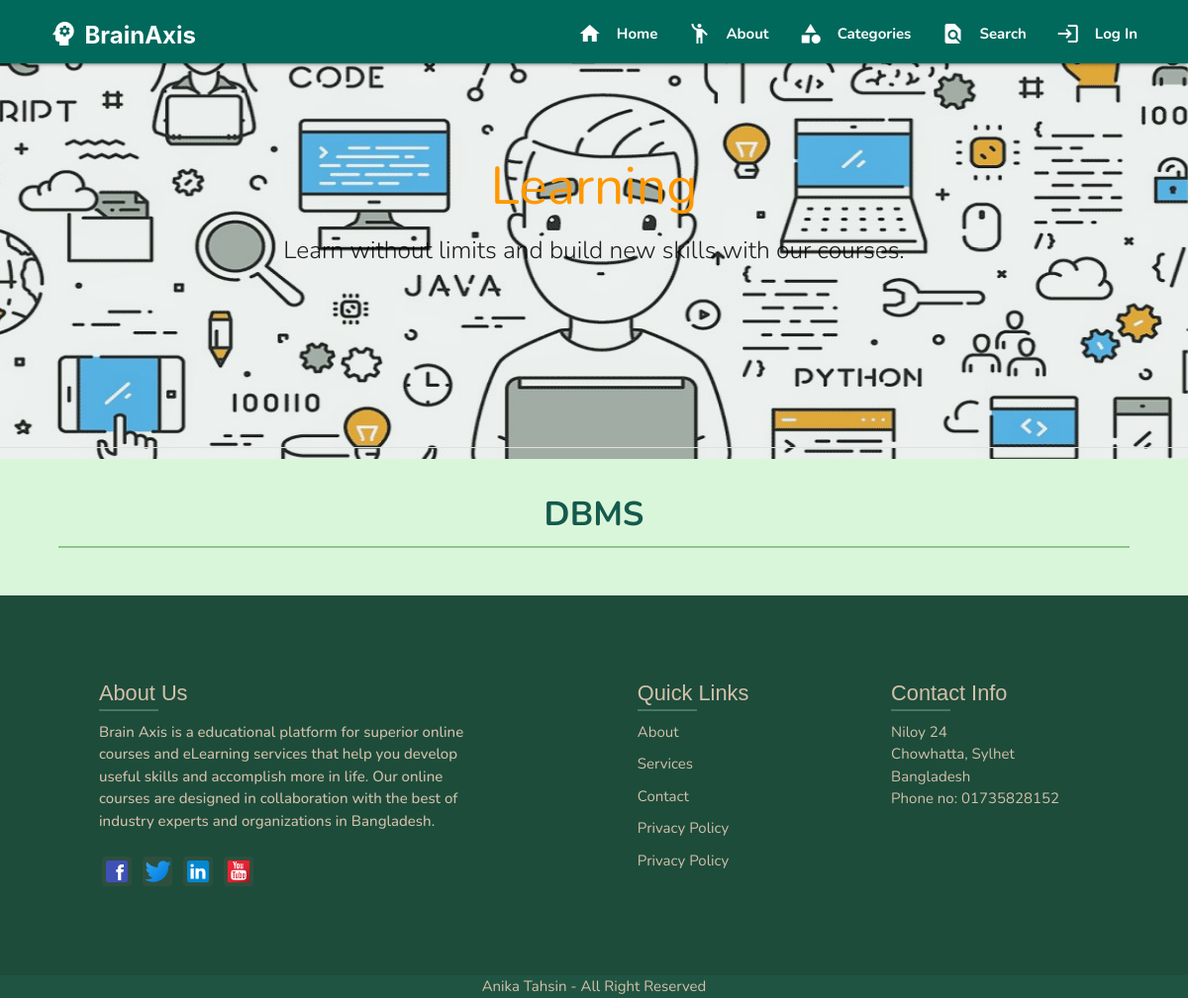
Page /course/categories/database-management-system on the earlier database version.
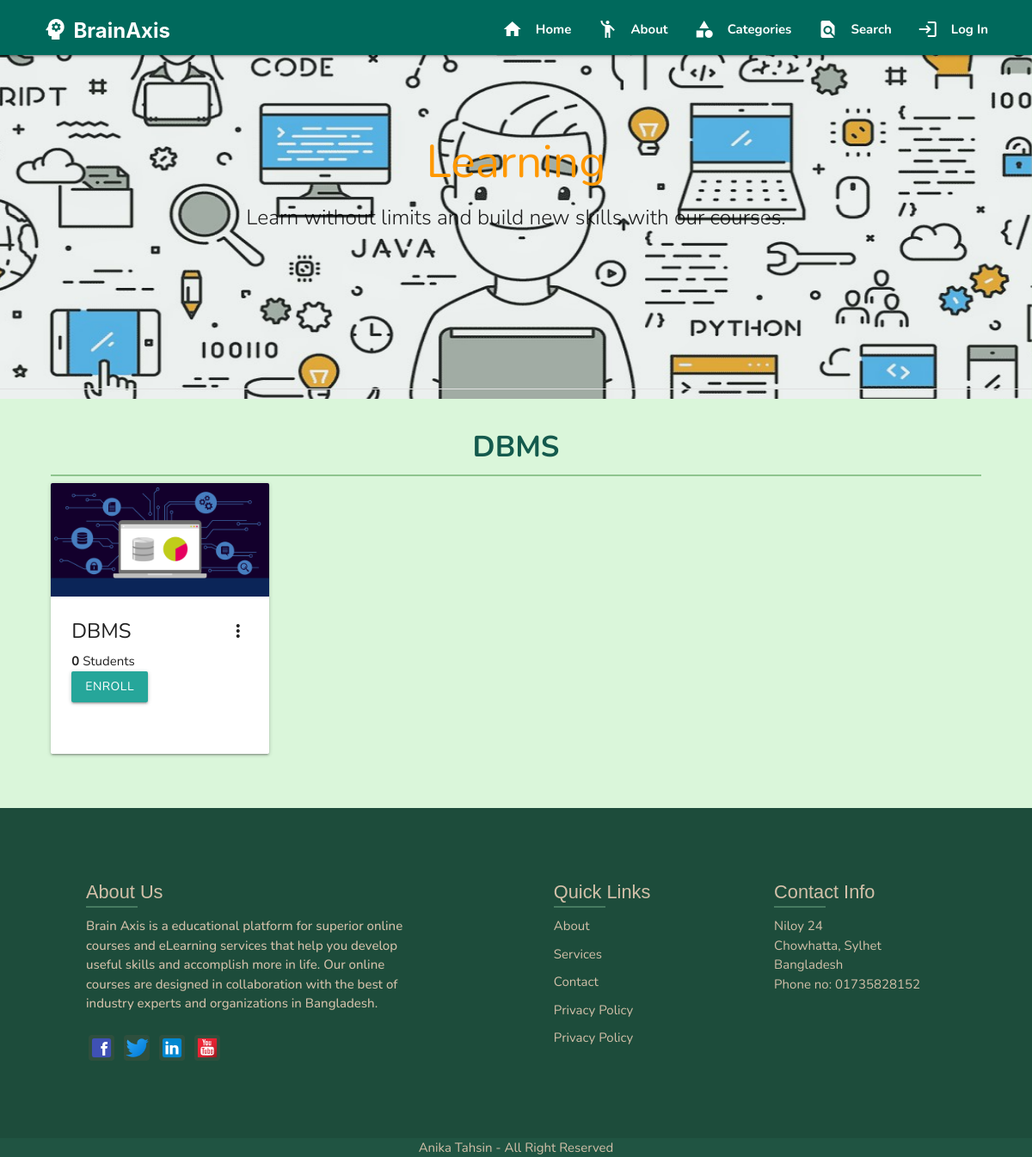
Same page on the later database version.
### classroom/models.py (models this page shows, shortened)
class Course(models.Model):
	id = models.UUIDField(primary_key=True, default=uuid.uuid4, editable=False)
	picture = models.ImageField(upload_to=user_directory_path)
	title = models.CharField(max_length=200)
	description = models.CharField(max_length=800)
	category = models.ForeignKey(Category, on_delete=models.CASCADE)
	syllabus = RichTextField()
	user = models.ForeignKey(User, on_delete=models.CASCADE, related_name='course_owner')
	enrolled = models.ManyToManyField(User)
	modules = models.ManyToManyField(Module)
	questions = models.ManyToManyField(Question)

### classroom/views.py (the view)
# urls.py: path('categories/<category_slug>', CategoryCourses, name='category-courses'),
def CategoryCourses(request, category_slug):
	category = get_object_or_404(Category, slug=category_slug)
	courses = Course.objects.filter(category=category)
	context = {
		'category': category,
		'courses': courses,
	}
	return render(request, 'classroom/categorycourses.html', context)

### authy/views.py (called while the page is built)
def SideNavInfo(request):
	user = request.user
	nav_profile = None
	if user.is_authenticated:
		nav_profile = Profile.objects.get(user=user)
	return {'nav_profile': nav_profile}

### student_portall/templates/classroom/categorycourses.html (shortened to what this page needs)
{% extends 'base.html' %}
{% load static %}
{% block banner %}
<header id="cate-bg">
  <div class="section no-pad-bot" id="index-banner">
    <div>
      <br><br>
      <h2 class="header orange-text center">Learning</h2>
      <h5 class="header col s12 light center">Learn without limits and build new skills with our courses.</h5>
      <br>
    </div>
  </div>
</header>
{% endblock %}
{% block content %}
<div class="divider" style="margin-top: -1%;"></div>
<div style="margin: 4%;">
  <div class="row">
    <h4 class="center" style="color: rgb(20, 90, 77);"><b>{{ category.title }}</b></h4>
    <div class="divider" style="margin-left: 1%; margin-right: 1%; background-color: rgb(142, 197, 142);"></div>
    {% for course in courses %}
    <div class="col s12 m3">
      <div class="card" style="height: 315px;">
        <div class="card-image waves-effect waves-block waves-light">
          <img class="activator" src="{{ course.picture.url }}">
        </div>
        <div class="card-content">
          <span class="card-title activator grey-text text-darken-4"><b>{{ course.title }}</b><i class="material-icons right">more_vert</i></span>
          <p class="title"><b>{{ course.enrolled.count }}</b> Students</p>
          <a href="{% url 'enroll' course.id %}" class="btn">Enroll</a>
        </div>
      </div>
    </div>
    {% endfor %}
  </div>
</div>
{% endblock %}

Differences in the rows shown:
added Course: picture (picture), title "DBMS", enrolled.count "0"
